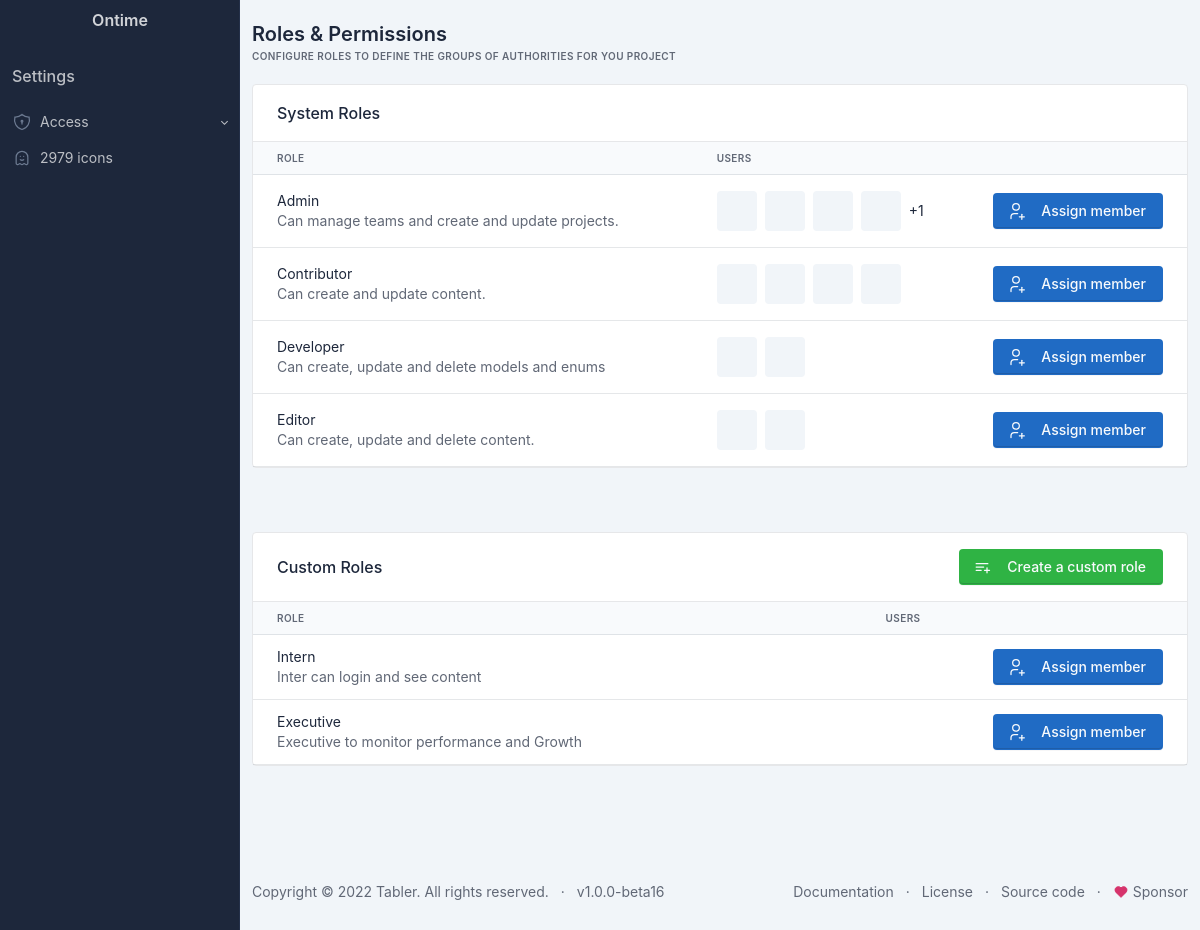
The app's page /administrator/roles-and-permissions.php with its own data.
### tables this page shows
CREATE TABLE `roles` (
  `id` int(11) NOT NULL,
  `type` enum('system','custom') DEFAULT 'custom',
  `role_name` varchar(255) NOT NULL,
  `description` text DEFAULT NULL,
  `status` enum('active','inactive') DEFAULT 'active',
  `created_at` datetime DEFAULT current_timestamp(),
  `updated_at` datetime DEFAULT current_timestamp() ON UPDATE current_timestamp()
);

CREATE TABLE `user_roles` (
  `user_id` int(11) NOT NULL,
  `role_id` int(11) NOT NULL
);

CREATE TABLE `profiles` (
  `id` int(11) NOT NULL,
  `user_id` int(11) NOT NULL,
  `firstname` varchar(255) NOT NULL,
  `middlename` varchar(255) DEFAULT NULL,
  `lastname` varchar(255) NOT NULL,
  `picture` varchar(255) DEFAULT NULL,
  `designation` varchar(255) DEFAULT NULL,
  `created_at` datetime DEFAULT current_timestamp(),
  `updated_at` datetime DEFAULT current_timestamp() ON UPDATE current_timestamp()
);

### administrator/roles-and-permissions.php (the view, shortened to what this page needs)
<?php
$page_title = "Roles &amp; Permissions";
$page_desc = "Configure roles to define the groups of authorities for you project";
$pdo = Connection::getInstance();
$sql = "SELECT * FROM roles WHERE type='system' AND status='active';";
$statement = $pdo->prepare($sql);
$statement->execute();
$systemRoles = $statement->fetchAll(PDO::FETCH_ASSOC);
$sql = "SELECT * FROM roles WHERE type='custom' AND status='active';";
$statement = $pdo->prepare($sql);
$statement->execute();
$customRoles = $statement->fetchAll(PDO::FETCH_ASSOC);
?>
<?php include 'partials/head.php'; ?>
<div class="page-body">
    <div class="container-xl">
        <div class="row row-deck row-cards">
            <div class="col-12">
                <div class="card">
                    <div class="card-header">
                        <h3 class="card-title">System Roles</h3>
                    </div>
                    <div class="table-responsive">
                        <table class="table table-vcenter card-table">
                            <thead>
                                <tr>
                                    <th>Role</th>
                                    <th>Users</th>
                                    <th class="w-1"></th>
                                </tr>
                            </thead>
                            <tbody>
                                <?php foreach ($systemRoles as $role): ?>
                                    <tr>
                                        <td>
                                            <div><?= ucfirst($role['role_name']); ?></div>
                                            <div class="text-muted"><?= $role['description']; ?></div>
                                        </td>
                                        <td>
                                            <div class="d-flex py-1 align-items-center">
                                                <?php
                                                $role_id = $role['id'];
                                                $sql = "SELECT user_roles.*, users.*, profiles.* FROM user_roles LEFT JOIN users ON users.id = user_roles.user_id LEFT JOIN profiles ON users.id = profiles.user_id WHERE role_id = :role_id;";
                                                $statement = $pdo->prepare($sql);
                                                $statement->bindValue(':role_id', $role_id, PDO::PARAM_INT);
                                                $statement->execute();
                                                $user_roles = $statement->fetchAll(PDO::FETCH_ASSOC);
                                                $counter = 0;
                                                foreach ($user_roles as $user_role):
                                                    if ($counter < 4) {
                                                        ?>
                                                        <span class="avatar me-2"
                                                            title="<?= $user_role['firstname'] . ' ' . $user_role['lastname'] ?>"
                                                            style="background-image: url('<?php echo CONSTANTS['site_url'] . 'uploads/' . $user_role['picture']; ?>')"></span>
                                                        <?php
                                                        $counter++;
                                                    } else {
                                                        $remaining_records = count($user_roles) - 4;
                                                        echo "+$remaining_records";
                                                        break;
                                                    }
                                                endforeach;
                                                ?>
                                            </div>
                                        </td>
                                        <td class="text-muted">
                                            <a href="javascript:void(0)" class="btn btn-primary assignMemberBtn"
                                                data-bs-toggle="modal" data-bs-target="#assignMemberModal"
                                                data-role="<?= $role['id'] ?>">
                                                &nbsp; Assign member
                                            </a>
                                        </td>
                                    </tr>
                                <?php endforeach; ?>
                            </tbody>
                        </table>
                    </div>
                </div>
            </div>
        </div>
    </div>
    <div class="my-5 container-xl">
        <div class="myrow row-deck row-cards">
            <div class="col-12">
                <div class="card">
                    <div class="card-header d-flex justify-content-between">
                        <h3 class="card-title">Custom Roles</h3>
                        <a class="btn btn-success" href="javascript:void(0)" data-bs-toggle="modal"
                            data-bs-target="#createCustomRole">
                            &nbsp;
                            Create a custom role
                        </a>
                    </div>
                    <div class="table-responsive">
                        <table class="table table-vcenter card-table">
                            <thead>
                                <tr>
                                    <th>Role</th>
                                    <th>Users</th>
                                    <th class="w-1"></th>
                                </tr>
                            </thead>
                            <tbody>
                                <?php foreach ($customRoles as $role): ?>
                                    <tr>
                                        <td>
                                            <div><?= ucfirst($role['role_name']); ?></div>
                                            <div class="text-muted"><?= $role['description']; ?></div>
                                        </td>
                                        <td>
                                            <div class="d-flex py-1 align-items-center">
                                            </div>
                                        </td>
                                        <td class="text-muted">
                                            <a href="javascript:void(0)" class="btn btn-primary assignMemberBtn"
                                                data-bs-toggle="modal" data-bs-target="#assignMemberModal"
                                                data-role="<?= $role['id'] ?>">
                                                &nbsp; Assign member
                                            </a>
                                        </td>
                                    </tr>
                                <?php endforeach; ?>
                            </tbody>
                        </table>
                    </div>
                </div>
            </div>
        </div>
    </div>
</div>
<?php include 'partials/footer.php'; ?>

### administrator/partials/head.php (shortened to what this page needs)
<!doctype html>
<html lang="en">
<head>
    <link href="./dist/css/tabler.min.css?1668287865" rel="stylesheet" />
    <link href="./dist/css/tabler-flags.min.css?1668287865" rel="stylesheet" />
    <link href="./dist/css/tabler-payments.min.css?1668287865" rel="stylesheet" />
    <link href="./dist/css/tabler-vendors.min.css?1668287865" rel="stylesheet" />
    <link href="./dist/css/demo.min.css?1668287865" rel="stylesheet" />
</head>
<body>
    <div class="page">
        <?php include 'partials/sidebar.php'; ?>
        <div class="page-wrapper">
            <?php include 'partials/page-header.php'; ?>

### administrator/partials/sidebar.php (shortened to what this page needs)
<aside class="navbar navbar-vertical navbar-expand-lg navbar-dark">
    <div class="container-fluid">
        <h1 class="navbar-brand navbar-brand-autodark">
            <a href=".">
                Ontime
            </a>
        </h1>
        <div class="collapse navbar-collapse" id="sidebar-menu">
            <ul class="navbar-nav pt-lg-3">
                <li class="nav-item">
                    <a href="javascript:void(0)" class="nav-link">
                        <h3 class="nav-link-title">Settings</h3>
                    </a>
                </li>
                <li class="nav-item dropdown">
                    <a class="nav-link dropdown-toggle" href="#navbar-help" data-bs-toggle="dropdown"
                        data-bs-auto-close="false" role="button" aria-expanded="false">
                        <span
                            class="nav-link-icon d-md-none d-lg-inline-block">
                        </span>
                        <span class="nav-link-title">
                            Access
                        </span>
                    </a>
                </li>
                <li class="nav-item">
                    <a class="nav-link" href="./icons.html" href="#navbar-help">
                        <span
                            class="nav-link-icon d-md-none d-lg-inline-block">
                        </span>
                        <span class="nav-link-title">
                            2979 icons
                        </span>
                    </a>
                </li>
            </ul>
        </div>
    </div>
</aside>

### administrator/partials/page-header.php
<div class="page-header d-print-none">
    <div class="container-xl">
        <div class="row g-2 align-items-center">
            <div class="col">
                <h2 class="page-title">
                    <?= $page_title ?? 'Dashboard' ?>
                </h2>
                <div class="page-pretitle">
                    <?= $page_desc ?? 'Welcome Ontime' ?>
                </div>
            </div>
        </div>
    </div>
</div>

### administrator/partials/footer.php (shortened to what this page needs)
<footer class="footer footer-transparent d-print-none">
    <div class="container-xl">
        <div class="row text-center align-items-center flex-row-reverse">
            <div class="col-lg-auto ms-lg-auto">
                <ul class="list-inline list-inline-dots mb-0">
                    <li class="list-inline-item"><a href="./docs/" class="link-secondary">Documentation</a>
                    </li>
                    <li class="list-inline-item"><a href="./license.html" class="link-secondary">License</a>
                    </li>
                    <li class="list-inline-item"><a href="https://github.com/tabler/tabler" target="_blank"
                            class="link-secondary" rel="noopener">Source code</a></li>
                    <li class="list-inline-item">
                        <a href="https://github.com/sponsors/codecalm" target="_blank" class="link-secondary"
                            rel="noopener">
                            Sponsor
                        </a>
                    </li>
                </ul>
            </div>
            <div class="col-12 col-lg-auto mt-3 mt-lg-0">
                <ul class="list-inline list-inline-dots mb-0">
                    <li class="list-inline-item">
                        Copyright &copy; 2022
                        <a href="." class="link-secondary">Tabler</a>.
                        All rights reserved.
                    </li>
                    <li class="list-inline-item">
                        <a href="./changelog.html" class="link-secondary" rel="noopener">
                            v1.0.0-beta16
                        </a>
                    </li>
                </ul>
            </div>
        </div>
    </div>
</footer>
</div>
</div>
</body>
</html>

### administrator/partials/head.php (style rules this page uses)
:root { --tblr-font-sans-serif: Inter, -apple-system, BlinkMacSystemFont, San Francisco, Segoe UI, Roboto, Helvetica Neue, sans-serif; }

### records on screen
roles: role_name "Admin", description "Can manage teams and create and update projects."
user_roles: remaining_records "1"
roles: role_name "Contributor", description "Can create and update content."
roles: role_name "Developer", description "Can create, update and delete models and enums"
roles: role_name "Editor", description "Can create, update and delete content."
roles: role_name "Intern", description "Inter can login and see content"
roles: role_name "Executive", description "Executive to monitor performance and Growth"

### other values on screen
$page_title "Roles & Permissions"
$page_desc "CONFIGURE ROLES TO DEFINE THE GROUPS OF AUTHORITIES FOR YOU PROJECT"
